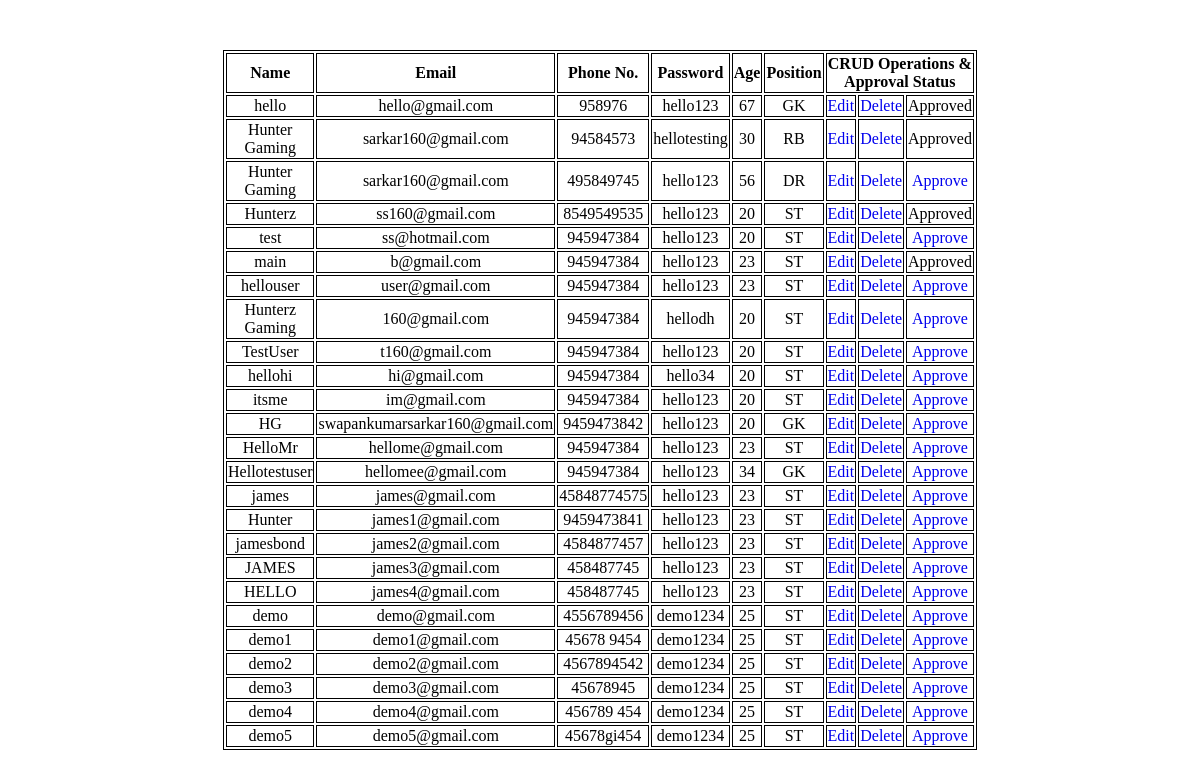
The page /store/admin_panel on the database its author committed.
### store/models.py (models this page shows, shortened)
class Register(models.Model):
    name = models.CharField(max_length=50)
    email = models.EmailField()
    phno = models.CharField(max_length=10, validators=[
        RegexValidator(
            regex = r'^\d{10}$',
            message='Phone number must contain only digits.'
        )
    ])
    pwd = models.CharField(max_length=80)
    reenter_pwd = models.CharField(max_length=80)
    age = models.IntegerField(validators=[
        MinValueValidator(7, message="You must be at least 7 years old."),
        MaxValueValidator(50, message="Age cannot be greater than 50.")
    ])
    position = models.CharField(max_length=30)
    appr = models.IntegerField()
    class Meta:
        db_table="Register"

### store/views.py (the view)
# urls.py: path('admin_panel', views.admin),
def admin(request):
    regi = Register.objects.all()
    return render(request, 'admin_panel.html', {'a':regi})

### store/templates/admin_panel.html (shortened to what this page needs)
<html>
    <head>
    </head>
    <body>
        <table style="border: 1px solid black;">
            <tr>
                <th>Name</th>
                <th>Email</th>
                <th>Phone No.</th>
                <th>Password</th>
                <th>Age</th>
                <th>Position</th>
                <th colspan="3">CRUD Operations
                    & Approval Status
                </th>
            </tr>
            {% for i in a %}
            <tr>
                <td>{{i.name}}</td>
                <td>{{i.email}}</td>
                <td>{{i.phno}}</td>
                <td>{{i.pwd}}</td>
                <td>{{i.age}}</td>
                <td>{{i.position}}</td>
                <td data-operations="crud"><a style="text-decoration: none;" href="edit/{{i.id}}">Edit</a></td>
                <td data-operations="crud"><a style="text-decoration: none;" href="delete/{{i.id}}">Delete</a></td>
                <td data-operations="crud">
                {% if i.appr == 1 %}
                    Approved
                {% else %}
                    <a style="text-decoration: none;" href="apr/{{i.id}}">Approve</a>
                {% endif %}
                </td>
            </tr>
            {% endfor %}
        </table>
    </body>
</html>

### store/templates/admin_panel.html (style rules this page uses)
body { display: flex; justify-content: center; align-items: center; }
table { height: 25%; width: 50%; }
th, td { text-align: center; border: 1px solid black; transition: all 500ms ease; }

### rows shown on the page
Register: name "hello", email "hello@gmail.com", phno "958976", pwd "hello123", age "67", position "GK", appr "Approved"
Register: name "Hunter Gaming", email "sarkar160@gmail.com", phno "94584573", pwd "hellotesting", age "30", position "RB", appr "Approved"
Register: name "Hunter Gaming", email "sarkar160@gmail.com", phno "495849745", pwd "hello123", age "56", position "DR"
Register: name "Hunterz", email "ss160@gmail.com", phno "8549549535", pwd "hello123", age "20", position "ST", appr "Approved"
Register: name "test", email "ss@hotmail.com", phno "945947384", pwd "hello123", age "20", position "ST"
Register: name "main", email "b@gmail.com", phno "945947384", pwd "hello123", age "23", position "ST", appr "Approved"
Register: name "hellouser", email "user@gmail.com", phno "945947384", pwd "hello123", age "23", position "ST"
Register: name "Hunterz Gaming", email "160@gmail.com", phno "945947384", pwd "hellodh", age "20", position "ST"
Register: name "TestUser", email "t160@gmail.com", phno "945947384", pwd "hello123", age "20", position "ST"
Register: name "hellohi", email "hi@gmail.com", phno "945947384", pwd "hello34", age "20", position "ST"
Register: name "itsme", email "im@gmail.com", phno "945947384", pwd "hello123", age "20", position "ST"
Register: name "HG", email "swapankumarsarkar160@gmail.com", phno "9459473842", pwd "hello123", age "20", position "GK"
Register: name "HelloMr", email "hellome@gmail.com", phno "945947384", pwd "hello123", age "23", position "ST"
Register: name "Hellotestuser", email "hellomee@gmail.com", phno "945947384", pwd "hello123", age "34", position "GK"
Register: name "james", email "james@gmail.com", phno "45848774575", pwd "hello123", age "23", position "ST"
Register: name "Hunter", email "james1@gmail.com", phno "9459473841", pwd "hello123", age "23", position "ST"
Register: name "jamesbond", email "james2@gmail.com", phno "4584877457", pwd "hello123", age "23", position "ST"
Register: name "JAMES", email "james3@gmail.com", phno "458487745", pwd "hello123", age "23", position "ST"
Register: name "HELLO", email "james4@gmail.com", phno "458487745", pwd "hello123", age "23", position "ST"
Register: name "demo", email "demo@gmail.com", phno "4556789456", pwd "demo1234", age "25", position "ST"
Register: name "demo1", email "demo1@gmail.com", phno "45678 9454", pwd "demo1234", age "25", position "ST"
Register: name "demo2", email "demo2@gmail.com", phno "4567894542", pwd "demo1234", age "25", position "ST"
Register: name "demo3", email "demo3@gmail.com", phno "45678945", pwd "demo1234", age "25", position "ST"
Register: name "demo4", email "demo4@gmail.com", phno "456789 454", pwd "demo1234", age "25", position "ST"
Register: name "demo5", email "demo5@gmail.com", phno "45678gi454", pwd "demo1234", age "25", position "ST"
